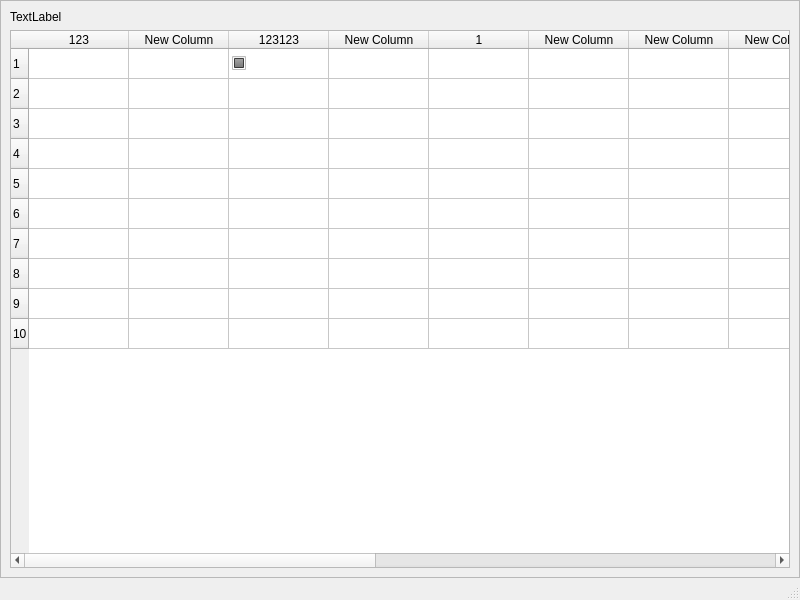
<?xml version="1.0" encoding="UTF-8"?>
<ui version="4.0">
 <class>test</class>
 <widget class="QMainWindow" name="test">
  <property name="geometry">
   <rect>
    <x>0</x>
    <y>0</y>
    <width>800</width>
    <height>600</height>
   </rect>
  </property>
  <property name="windowTitle">
   <string>MainWindow</string>
  </property>
  <widget class="QWidget" name="centralwidget">
   <property name="enabled">
    <bool>true</bool>
   </property>
   <property name="layoutDirection">
    <enum>Qt::LeftToRight</enum>
   </property>
   <property name="autoFillBackground">
    <bool>false</bool>
   </property>
   <property name="styleSheet">
    <string notr="true">QFrame::pane { border: 0; }</string>
   </property>
   <layout class="QGridLayout" name="gridLayout">
    <property name="sizeConstraint">
     <enum>QLayout::SetDefaultConstraint</enum>
    </property>
    <property name="leftMargin">
     <number>0</number>
    </property>
    <property name="topMargin">
     <number>0</number>
    </property>
    <property name="rightMargin">
     <number>0</number>
    </property>
    <property name="bottomMargin">
     <number>0</number>
    </property>
    <property name="spacing">
     <number>0</number>
    </property>
    <item row="0" column="0">
     <widget class="QFrame" name="frame">
      <property name="frameShape">
       <enum>QFrame::StyledPanel</enum>
      </property>
      <property name="frameShadow">
       <enum>QFrame::Raised</enum>
      </property>
      <layout class="QGridLayout" name="gridLayout_5">
       <item row="1" column="0">
        <widget class="QTableWidget" name="tableWidget">
         <property name="rowCount">
          <number>10</number>
         </property>
         <property name="columnCount">
          <number>15</number>
         </property>
         <row/>
         <row/>
         <row/>
         <row/>
         <row/>
         <row/>
         <row/>
         <row/>
         <row/>
         <row/>
         <column>
          <property name="text">
           <string>123</string>
          </property>
         </column>
         <column>
          <property name="text">
           <string>New Column</string>
          </property>
         </column>
         <column>
          <property name="text">
           <string>123123</string>
          </property>
         </column>
         <column>
          <property name="text">
           <string>New Column</string>
          </property>
         </column>
         <column>
          <property name="text">
           <string>1</string>
          </property>
         </column>
         <column>
          <property name="text">
           <string>New Column</string>
          </property>
         </column>
         <column>
          <property name="text">
           <string>New Column</string>
          </property>
         </column>
         <column>
          <property name="text">
           <string>New Column</string>
          </property>
         </column>
         <column/>
         <column/>
         <column/>
         <column/>
         <column/>
         <column/>
         <column/>
         <item row="0" column="1">
          <property name="text">
           <string/>
          </property>
          <property name="checkState">
           <enum>Unchecked</enum>
          </property>
         </item>
         <item row="0" column="2">
          <property name="checkState">
           <enum>PartiallyChecked</enum>
          </property>
         </item>
        </widget>
       </item>
       <item row="0" column="0">
        <widget class="QLabel" name="label">
         <property name="text">
          <string>TextLabel</string>
         </property>
        </widget>
       </item>
      </layout>
     </widget>
    </item>
   </layout>
  </widget>
  <widget class="QMenuBar" name="menubar">
   <property name="geometry">
    <rect>
     <x>0</x>
     <y>0</y>
     <width>800</width>
     <height>25</height>
    </rect>
   </property>
  </widget>
  <widget class="QStatusBar" name="statusbar"/>
 </widget>
 <resources/>
 <connections/>
</ui>
